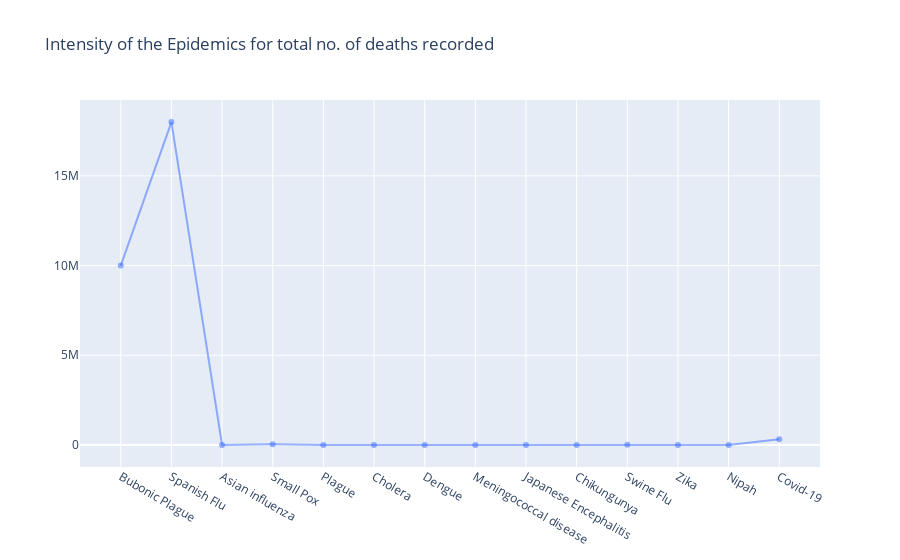

The notebook cell saved with this chart:
### Code cell
trace2 = go.Scatter(
    x = epidemics["Epidemic"],
    y = epidemics["Deaths"],
    mode = 'lines+markers',
    name = 'Deaths',
    marker = dict(color = 'rgba(51, 102, 255, 0.5)'))

layout = dict(title = 'Intensity of the Epidemics for total no. of deaths recorded',
             xaxis= dict(zeroline= False)
             )

data = [trace2]
fig = dict(data = data, layout = layout)

iplot(fig)

### Figure 1 — Plotly figure (JSON) as saved in the notebook; plotly's stock layout.template omitted (floating-point values rounded to 4 significant figures)
{"data": [{"marker": {"color": "rgba(51, 102, 255, 0.5)"}, "mode": "lines+markers", "name": "Deaths", "type": "scatter", "x": ["Bubonic Plague", "Spanish Flu", "Asian influenza", "Small Pox", "Plague", "Cholera", "Dengue", "Meningococcal disease", "Japanese Encephalitis", "Chikungunya", "Swine Flu", "Zika", "Nipah", "Covid-19"], "y": [10000000, 18000000, 1098, 31262, 60, 33, 224, 48, 296, 0, 11073, 0, 17, 315455]}], "layout": {"title": {"text": "Intensity of the Epidemics for total no. of deaths recorded"}, "xaxis": {"zeroline": false}}}
